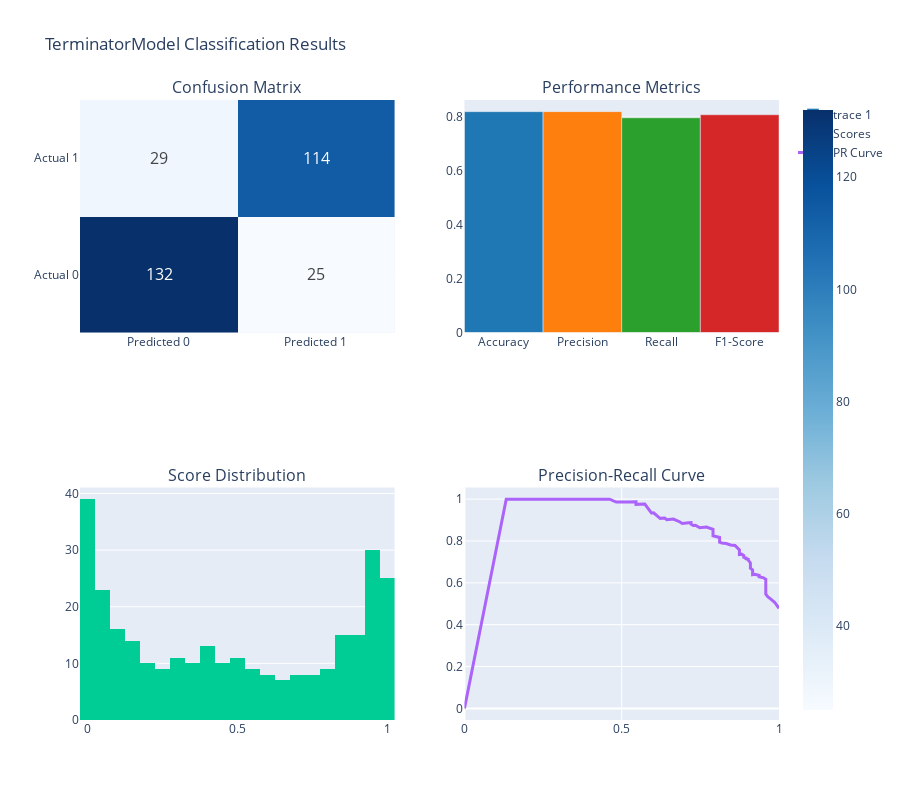

The notebook cell saved with this chart:
### Code cell
# Classification visualizations
print("📊 Creating classification visualizations...")

fig_cls = KMRPlotter.create_comprehensive_plot(
    'classification',
    y_true=y_test_cls,
    y_pred=y_pred_cls,
    y_scores=y_pred_proba_cls,
    title="TerminatorModel Classification Results"
)
fig_cls.show()
print("✅ Classification visualizations created!")

### Figure 1 — Plotly figure (JSON) as saved in the notebook; plotly's stock layout.template omitted (floating-point values rounded to 4 significant figures; data arrays with more than 128 entries replaced by an {"elided": "..."} marker saying what was removed)
{"data": [{"colorscale": [[0, "rgb(247,251,255)"], [0.125, "rgb(222,235,247)"], [0.25, "rgb(198,219,239)"], [0.375, "rgb(158,202,225)"], [0.5, "rgb(107,174,214)"], [0.625, "rgb(66,146,198)"], [0.75, "rgb(33,113,181)"], [0.875, "rgb(8,81,156)"], [1, "rgb(8,48,107)"]], "text": [[132, 25], [29, 114]], "textfont": {"size": 16}, "texttemplate": "%{text}", "type": "heatmap", "x": ["Predicted 0", "Predicted 1"], "xaxis": "x", "y": ["Actual 0", "Actual 1"], "yaxis": "y", "z": [[132, 25], [29, 114]]}, {"marker": {"color": ["#1f77b4", "#ff7f0e", "#2ca02c", "#d62728"]}, "type": "bar", "x": ["Accuracy", "Precision", "Recall", "F1-Score"], "xaxis": "x2", "y": [0.82, 0.8201, 0.7972, 0.8085], "yaxis": "y2"}, {"name": "Scores", "nbinsx": 30, "type": "histogram", "x": {"elided": "300 float values"}, "xaxis": "x3", "yaxis": "y3"}, {"line": {"width": 3}, "mode": "lines", "name": "PR Curve", "type": "scatter", "x": [1, 0.986, 0.972, 0.965, 0.958, 0.958, 0.958, 0.958, 0.958, 0.958, 0.958, 0.958, 0.958, 0.951, 0.9441, 0.9371, 0.9371, 0.9301, 0.9231, 0.9161, 0.9161, 0.9161, 0.9161, 0.9161, 0.9091, 0.9091, 0.9091, 0.9091, 0.9091, 0.9021, 0.9021, 0.8951, 0.8951, 0.8881, 0.8881, 0.8811, 0.8811, 0.8741, 0.8741, 0.8741, 0.8671, 0.8601, 0.8462, 0.8392, 0.8392, 0.8322, 0.8182, 0.8112, 0.8112, 0.8112, 0.7902, 0.7902, 0.7902, 0.7902, 0.7692, 0.7552, 0.7552, 0.7483, 0.7343, 0.7343, 0.7343, 0.7273, 0.7203, 0.7203, 0.7133, 0.7063, 0.6923, 0.6853, 0.6643, 0.6573, 0.6503, 0.6434, 0.6434, 0.6364, 0.6294, 0.6224, 0.6154, 0.6084, 0.6084, 0.6014, 0.5944, 0.5804, 0.5734, 0.5455, 0.5455, 0.5245, 0.4895, 0.4825, 0.4825, 0.4615, 0.4266, 0.4056, 0.3776, 0.3427, 0.3007, 0.2448, 0.1958, 0.1538, 0.1329, 0], "xaxis": "x4", "y": [0.4783, 0.5072, 0.5245, 0.5328, 0.5458, 0.5547, 0.5661, 0.5756, 0.5805, 0.5905, 0.6009, 0.6062, 0.6171, 0.6239, 0.625, 0.6291, 0.6351, 0.6394, 0.6408, 0.639, 0.6422, 0.6485, 0.6583, 0.6616, 0.6701, 0.6736, 0.6771, 0.6842, 0.6952, 0.7088, 0.7127, 0.7151, 0.7191, 0.7216, 0.7299, 0.7368, 0.7368, 0.7353, 0.7576, 0.7576, 0.7702, 0.7785, 0.7806, 0.7843, 0.7843, 0.7881, 0.7905, 0.7945, 0.8056, 0.8169, 0.8248, 0.8309, 0.8433, 0.8561, 0.8661, 0.864, 0.864, 0.8629, 0.875, 0.875, 0.875, 0.8739, 0.8803, 0.8879, 0.887, 0.886, 0.8839, 0.8909, 0.9048, 0.9038, 0.9029, 0.902, 0.902, 0.91, 0.9091, 0.9082, 0.9167, 0.9255, 0.9255, 0.9348, 0.9341, 0.9651, 0.9762, 0.975, 0.9873, 0.9868, 0.9859, 0.9857, 0.9857, 1, 1, 1, 1, 1, 1, 1, 1, 1, 1, 0], "yaxis": "y4"}], "layout": {"annotations": [{"font": {"size": 16}, "showarrow": false, "text": "Confusion Matrix", "x": 0.225, "xanchor": "center", "xref": "paper", "y": 1, "yanchor": "bottom", "yref": "paper"}, {"font": {"size": 16}, "showarrow": false, "text": "Performance Metrics", "x": 0.775, "xanchor": "center", "xref": "paper", "y": 1, "yanchor": "bottom", "yref": "paper"}, {"font": {"size": 16}, "showarrow": false, "text": "Score Distribution", "x": 0.225, "xanchor": "center", "xref": "paper", "y": 0.375, "yanchor": "bottom", "yref": "paper"}, {"font": {"size": 16}, "showarrow": false, "text": "Precision-Recall Curve", "x": 0.775, "xanchor": "center", "xref": "paper", "y": 0.375, "yanchor": "bottom", "yref": "paper"}], "height": 800, "showlegend": true, "title": {"text": "TerminatorModel Classification Results"}, "xaxis": {"anchor": "y", "domain": [0, 0.45]}, "xaxis2": {"anchor": "y2", "domain": [0.55, 1]}, "xaxis3": {"anchor": "y3", "domain": [0, 0.45]}, "xaxis4": {"anchor": "y4", "domain": [0.55, 1]}, "yaxis": {"anchor": "x", "domain": [0.625, 1]}, "yaxis2": {"anchor": "x2", "domain": [0.625, 1]}, "yaxis3": {"anchor": "x3", "domain": [0, 0.375]}, "yaxis4": {"anchor": "x4", "domain": [0, 0.375]}}}
